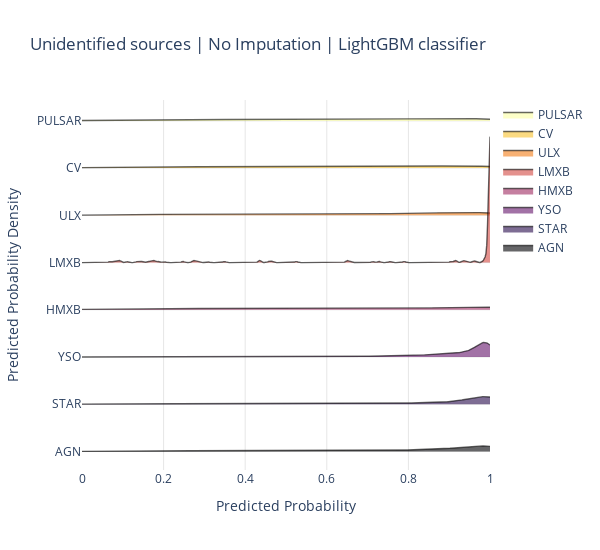

Write notebook code for a chart like this one.
### Code cell
from numpy.random import normal
from ridgeplot import ridgeplot
cl = classes[::-1]
#cl.remove('LMXB')
sample = [u_df[u_df['class']==c]['prob'] for c in cl]
fig = ridgeplot(
    samples=sample,
    kde_points=np.linspace(0, 1, 500),
    colorscale="inferno",
    colormode="index",
    coloralpha=0.6,
    labels=cl,
    spacing = 3 / 8,
    xpad=0
)
fig.update_layout(
    title="Unidentified sources | No Imputation | LightGBM classifier",
    height=550,
    width=600,
    plot_bgcolor="rgba(255, 255, 255, 0.0)",
    xaxis_gridcolor="rgba(0, 0, 0, 0.1)",
    yaxis_gridcolor="rgba(0, 0, 0, 0.1)",
    xaxis_title="Predicted Probability",
    yaxis_title="Predicted Probability Density",
)

#fig.save('temp.png')
#fig.write_image('temp_res_comp/unid_prob_dist/lightGBM_none.jpg')
fig.show()

### Figure 1 — Plotly figure (JSON) as saved in the notebook; plotly's stock layout.template omitted (floating-point values rounded to 4 significant figures; data arrays with more than 128 entries replaced by an {"elided": "..."} marker saying what was removed)
{"data": [{"line": {"color": "rgba(0,0,0,0)", "width": 0}, "showlegend": false, "type": "scatter", "x": {"elided": "500 float values"}, "y": {"elided": "500 int values"}}, {"fill": "tonexty", "fillcolor": "rgba(252, 255, 164, 0.6)", "line": {"color": "rgba(0,0,0,0.6)", "width": 1.4}, "mode": "lines", "name": "PULSAR", "type": "scatter", "x": {"elided": "500 float values"}, "y": {"elided": "500 float values"}}, {"line": {"color": "rgba(0,0,0,0)", "width": 0}, "showlegend": false, "type": "scatter", "x": {"elided": "500 float values"}, "y": {"elided": "500 float values"}}, {"fill": "tonexty", "fillcolor": "rgba(248.14285714285714, 193.57142857142858, 45.28571428571429, 0.6)", "line": {"color": "rgba(0,0,0,0.6)", "width": 1.4}, "mode": "lines", "name": "CV", "type": "scatter", "x": {"elided": "500 float values"}, "y": {"elided": "500 float values"}}, {"line": {"color": "rgba(0,0,0,0)", "width": 0}, "showlegend": false, "type": "scatter", "x": {"elided": "500 float values"}, "y": {"elided": "500 float values"}}, {"fill": "tonexty", "fillcolor": "rgba(243.0, 126.42857142857146, 23.714285714285694, 0.6)", "line": {"color": "rgba(0,0,0,0.6)", "width": 1.4}, "mode": "lines", "name": "ULX", "type": "scatter", "x": {"elided": "500 float values"}, "y": {"elided": "500 float values"}}, {"line": {"color": "rgba(0,0,0,0)", "width": 0}, "showlegend": false, "type": "scatter", "x": {"elided": "500 float values"}, "y": {"elided": "500 float values"}}, {"fill": "tonexty", "fillcolor": "rgba(211.28571428571428, 73.28571428571426, 65.2857142857143, 0.6)", "line": {"color": "rgba(0,0,0,0.6)", "width": 1.4}, "mode": "lines", "name": "LMXB", "type": "scatter", "x": {"elided": "500 float values"}, "y": {"elided": "500 float values"}}, {"line": {"color": "rgba(0,0,0,0)", "width": 0}, "showlegend": false, "type": "scatter", "x": {"elided": "500 float values"}, "y": {"elided": "500 float values"}}, {"fill": "tonexty", "fillcolor": "rgba(158.57142857142856, 41.714285714285715, 97.85714285714286, 0.6)", "line": {"color": "rgba(0,0,0,0.6)", "width": 1.4}, "mode": "lines", "name": "HMXB", "type": "scatter", "x": {"elided": "500 float values"}, "y": {"elided": "500 float values"}}, {"line": {"color": "rgba(0,0,0,0)", "width": 0}, "showlegend": false, "type": "scatter", "x": {"elided": "500 float values"}, "y": {"elided": "500 float values"}}, {"fill": "tonexty", "fillcolor": "rgba(100.28571428571428, 21.142857142857142, 108.14285714285714, 0.6)", "line": {"color": "rgba(0,0,0,0.6)", "width": 1.4}, "mode": "lines", "name": "YSO", "type": "scatter", "x": {"elided": "500 float values"}, "y": {"elided": "500 float values"}}, {"line": {"color": "rgba(0,0,0,0)", "width": 0}, "showlegend": false, "type": "scatter", "x": {"elided": "500 float values"}, "y": {"elided": "500 float values"}}, {"fill": "tonexty", "fillcolor": "rgba(40.42857142857143, 12.0, 77.0, 0.6)", "line": {"color": "rgba(0,0,0,0.6)", "width": 1.4}, "mode": "lines", "name": "STAR", "type": "scatter", "x": {"elided": "500 float values"}, "y": {"elided": "500 float values"}}, {"line": {"color": "rgba(0,0,0,0)", "width": 0}, "showlegend": false, "type": "scatter", "x": {"elided": "500 float values"}, "y": {"elided": "500 float values"}}, {"fill": "tonexty", "fillcolor": "rgba(0, 0, 4, 0.6)", "line": {"color": "rgba(0,0,0,0.6)", "width": 1.4}, "mode": "lines", "name": "AGN", "type": "scatter", "x": {"elided": "500 float values"}, "y": {"elided": "500 float values"}}], "layout": {"height": 550, "hovermode": false, "legend": {"traceorder": "normal"}, "plot_bgcolor": "rgba(255, 255, 255, 0.0)", "title": {"text": "Unidentified sources | No Imputation | LightGBM classifier"}, "width": 600, "xaxis": {"gridcolor": "rgba(0, 0, 0, 0.1)", "range": [0, 1], "showgrid": true, "showticklabels": true, "title": {"text": "Predicted Probability"}, "zeroline": false}, "yaxis": {"gridcolor": "rgba(0, 0, 0, 0.1)", "showgrid": true, "showticklabels": true, "ticktext": ["PULSAR", "CV", "ULX", "LMXB", "HMXB", "YSO", "STAR", "AGN"], "tickvals": [0, -29.69, -59.37, -89.06, -118.7, -148.4, -178.1, -207.8], "title": {"text": "Predicted Probability Density"}, "zeroline": false}}}
